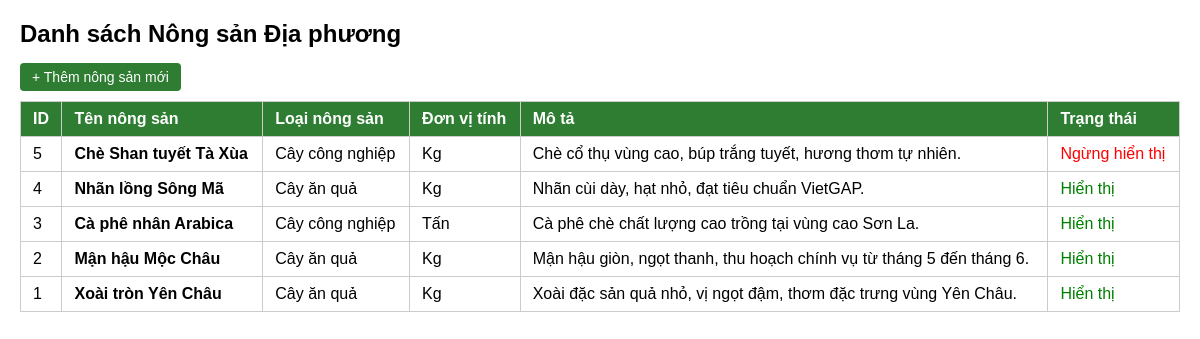
The page /BTN_05/select_sanpham.php on the database its author committed.
### tables this page shows
CREATE TABLE `san_pham` (
  `id_san_pham` int(11) NOT NULL AUTO_INCREMENT,
  `ten_san_pham` varchar(150) NOT NULL,
  `loai_nong_san` varchar(100) NOT NULL,
  `don_vi_tinh` varchar(30) NOT NULL,
  `mo_ta` text NOT NULL,
  `trang_thai` tinyint(4) DEFAULT 1 COMMENT '1: đang hiển thị; 0: ngừng hiển thị',
  PRIMARY KEY (`id_san_pham`)
);

### BTN_05/select_sanpham.php (the view, shortened to what this page needs)
<?php
require_once 'connect.php';
$sql = "SELECT * FROM san_pham ORDER BY id_san_pham DESC";
$stmt = $conn->query($sql);
$dsSanPham = $stmt->fetchAll();
?>
<!DOCTYPE html>
<html lang="vi">
<head>
    <link rel="stylesheet" href="style.css">
</head>
<body>
    <h2>Danh sách Nông sản Địa phương</h2>
    <a href="insert_sanpham.php" class="btn btn-add">+ Thêm nông sản mới</a>
    <table>
        <thead>
            <tr>
                <th>ID</th>
                <th>Tên nông sản</th>
                <th>Loại nông sản</th>
                <th>Đơn vị tính</th>
                <th>Mô tả</th>
                <th>Trạng thái</th>
            </tr>
        </thead>
        <tbody>
            <?php if (count($dsSanPham) > 0): ?>
            <?php foreach ($dsSanPham as $sp): ?>
            <tr>
                <td><?= htmlspecialchars((string)$sp['id_san_pham'], ENT_QUOTES, 'UTF-8') ?></td>
                <td><strong><?= htmlspecialchars($sp['ten_san_pham'], ENT_QUOTES, 'UTF-8') ?></strong></td>
                <td><?= htmlspecialchars($sp['loai_nong_san'] ?? '', ENT_QUOTES, 'UTF-8') ?></td>
                <td><?= htmlspecialchars($sp['don_vi_tinh'], ENT_QUOTES, 'UTF-8') ?></td>
                <td><?= htmlspecialchars($sp['mo_ta'] ?? '', ENT_QUOTES, 'UTF-8') ?></td>
                <td>
                    <?= $sp['trang_thai'] == 1 ? '<span class="status-active">Hiển thị</span>' : '<span class="status-inactive">Ngừng hiển thị</span>' ?>
                </td>
            </tr>
            <?php endforeach; ?>
            <?php else: ?>
            <tr>
                <td colspan="7" class="empty-state">Chưa có dữ liệu nông sản nào.</td>
            </tr>
            <?php endif; ?>
        </tbody>
    </table>
</body>
</html>

### BTN_05/style.css (style rules this page uses)
body { font-family: Arial, sans-serif; margin: 20px; }
table { border-collapse: collapse; width: 100%; margin-top: 15px; }
th, td { border: 1px solid #ccc; padding: 8px 12px; text-align: left; }
th { background-color: #2e7d32; color: white; }
.btn { padding: 6px 12px; text-decoration: none; border-radius: 4px; color: white; font-size: 14px; }
.btn-add { background-color: #2e7d32; }
.status-active { color: green; }
.status-inactive { color: red; }

### rows shown on the page
san_pham: id_san_pham "5", ten_san_pham "Chè Shan tuyết Tà Xùa", loai_nong_san "Cây công nghiệp", don_vi_tinh "Kg", mo_ta "Chè cổ thụ vùng cao, búp trắng tuyết, hương thơm tự nhiên.", trang_thai "Ngừng hiển thị"
san_pham: id_san_pham "4", ten_san_pham "Nhãn lồng Sông Mã", loai_nong_san "Cây ăn quả", don_vi_tinh "Kg", mo_ta "Nhãn cùi dày, hạt nhỏ, đạt tiêu chuẩn VietGAP.", trang_thai "Hiển thị"
san_pham: id_san_pham "3", ten_san_pham "Cà phê nhân Arabica", loai_nong_san "Cây công nghiệp", don_vi_tinh "Tấn", mo_ta "Cà phê chè chất lượng cao trồng tại vùng cao Sơn La.", trang_thai "Hiển thị"
san_pham: id_san_pham "2", ten_san_pham "Mận hậu Mộc Châu", loai_nong_san "Cây ăn quả", don_vi_tinh "Kg", mo_ta "Mận hậu giòn, ngọt thanh, thu hoạch chính vụ từ tháng 5 đến tháng 6.", trang_thai "Hiển thị"
san_pham: id_san_pham "1", ten_san_pham "Xoài tròn Yên Châu", loai_nong_san "Cây ăn quả", don_vi_tinh "Kg", mo_ta "Xoài đặc sản quả nhỏ, vị ngọt đậm, thơm đặc trưng vùng Yên Châu.", trang_thai "Hiển thị"
